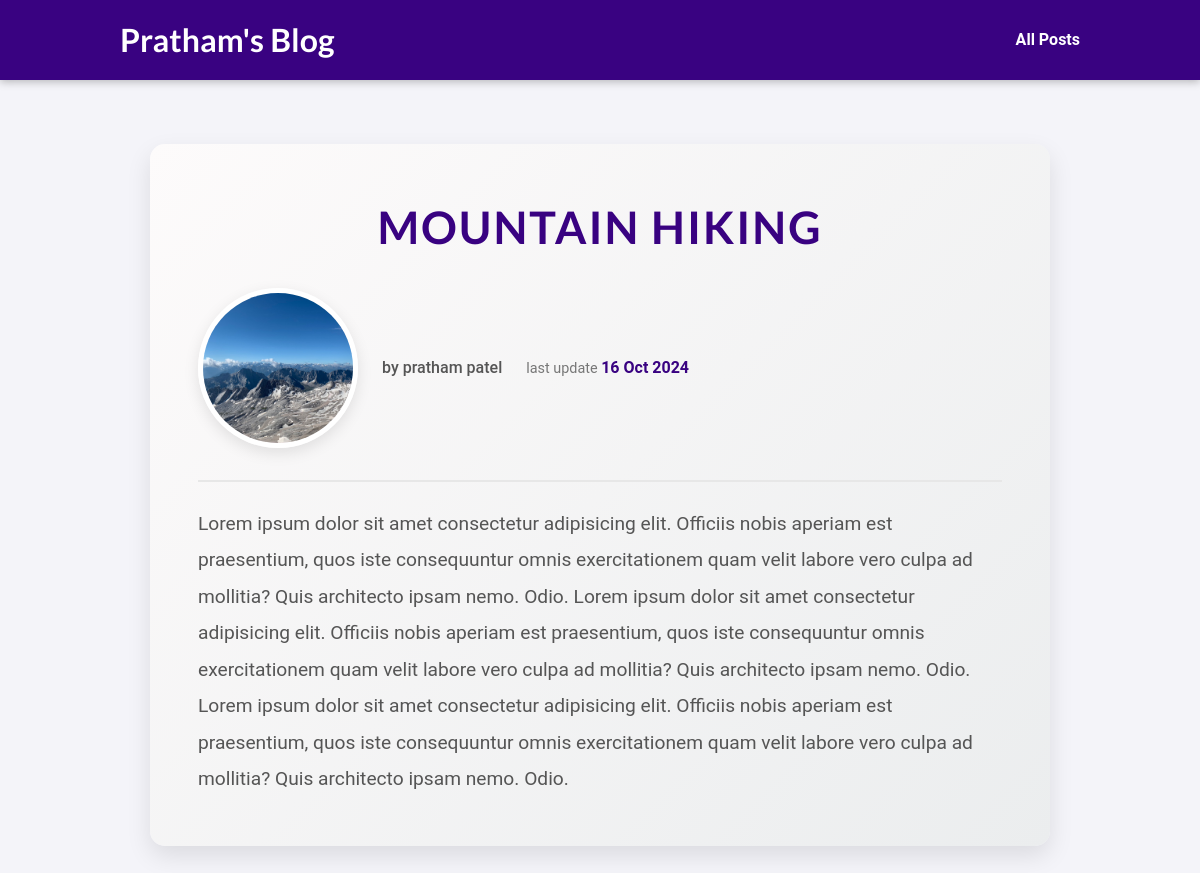
Screenshot of /post/hike-in-the-mountains with the database file from the repository.
### blog/models.py (models this page shows, shortened)
class Posts(models.Model):
    title = models.CharField(max_length=150)
    excerpt = models.CharField(max_length=200)
    imageName = models.CharField(max_length=100)
    date = models.DateField(auto_now=True)
    slug = models.SlugField(unique=True, db_index=True)
    content = models.TextField(validators=[MinLengthValidator(10)])
    author = models.ForeignKey(
        Author, on_delete=models.SET_NULL, null=True, related_name="posts")
    tag = models.ManyToManyField(Tag)

class Author(models.Model):
    first_name = models.CharField(max_length=100)
    last_name = models.CharField(max_length=100)
    email = models.EmailField()
    def fullName(self):
        return f"{self.first_name} {self.last_name}"
    def __str__(self):
        return self.fullName()

### blog/views.py (the view)
# urls.py: path("post/<slug:slug>",views.postsDetails,name="post-details-page")
def postsDetails(request, slug):
    indetify_post = get_object_or_404(Posts,slug=slug)
    return render(request, "blog/post-details.html", {"post": indetify_post})

### blog/templates/blog/post-details.html (shortened to what this page needs)
{% extends 'base.html' %}
{% load static %}
{% block pageStyle %}
  <link rel="stylesheet" href="{% static 'blog/post-details.css' %}" />
{% endblock %}
{% block pageContent %}
    <section id="summary">
        <h2>{{ post.title }}</h2>
        <article>
            <img src="{% static 'blog/images/'|add:post.imageName %}" alt="{{post.title}}">
            <address>by {{post.author}}</address>
            <div>
                last update <time datetime="">{{post.date|date:"d M Y"}}</time>
            </div>
        </article>
        <main>
            {{post.content}}
        </main>
    </section>
{% endblock %}

### templates/base.html (shortened to what this page needs)
{% load static %}
<!DOCTYPE html>
<html lang="en">
<head>
    <link rel="stylesheet" href="{% static 'style.css' %}">
    {% block pageStyle %}{% endblock  %}
</head>
<body>
    <header id="main-navigation">
        <h1><a href="{% url "starting-page" %}">Pratham's Blog</a></h1>
        <nav>
            <a href="{% url "posts-page" %}">All Posts</a>
        </nav>
    </header>
    {% block pageContent %}{% endblock  %}
</body>
</html>

### static/style.css (style rules this page uses)
* { box-sizing: border-box; }
html { font-family: 'Open Sans', 'Lato', sans-serif; }
body { margin: 0; padding: 0; background-color: #f4f4f4; }
h1, h2, h3 { font-family: 'Lato', sans-serif; font-weight: bold; }
#main-navigation { width: 100%; height: 5rem; display: flex; justify-content: space-between; align-items: center; padding: 0 10%; background-color: #282c34; color: white; }
#main-navigation a { text-decoration: none; color: white; font-weight: bold; }
#main-navigation { background-color: #390281; box-shadow: 0 2px 8px rgba(0, 0, 0, 0.25); }

### blog/static/blog/post-details.css (style rules this page uses)
* { margin: 0; padding: 0; box-sizing: border-box; }
body { font-family: 'Roboto', sans-serif; background-color: #f4f4f9; color: #333; line-height: 1.6; }
#summary { background: linear-gradient(135deg, #fdfbfb, #ebedee); padding: 3rem; max-width: 900px; margin: 4rem auto; border-radius: 15px; box-shadow: 0 10px 25px rgba(0, 0, 0, 0.1); transition: transform 0.3s ease-in-out; }
#summary h2 { font-size: 2.8rem; color: #390281; margin-bottom: 1.5rem; text-align: center; font-weight: 700; text-transform: uppercase; letter-spacing: 2px; }
#summary article { display: flex; align-items: center; margin-bottom: 1.8rem; gap: 1.5rem; }
#summary img { width: 160px; height: 160px; object-fit: cover; border-radius: 50%; border: 5px solid #fff; box-shadow: 0 5px 15px rgba(0, 0, 0, 0.1); transition: transform 0.3s ease; }
#summary address { font-style: normal; font-size: 1rem; color: #555; font-weight: 500; }
#summary div { font-size: 0.9rem; color: #777; }
#summary time { color: #390281; font-weight: bold; font-size: 1rem; }
main { font-size: 1.2rem; line-height: 1.9; color: #555; margin-top: 2rem; padding-top: 1.5rem; border-top: 2px solid #e7e7e7; }
a { color: #390281; text-decoration: none; font-weight: 600; transition: color 0.3s ease; }

### rows the page displays
Posts: title "MOUNTAIN HIKING", imageName (picture), author "pratham patel", date "16 Oct 2024", content "Lorem ipsum dolor sit amet consectetur adipisicing elit. Officiis nobis aperiam est praesentium, quos iste consequuntur omnis exercitationem quam velit labore vero culpa ad mollitia? Quis architecto ipsam nemo. Odio. Lorem ipsum dolor sit amet consectetur adipisicing elit. Officiis nobis aperiam est praesentium, quos iste consequuntur omnis exercitationem quam velit labore vero culpa ad mollitia? Quis architecto ipsam nemo. Odio. Lorem ipsum dolor sit amet consectetur adipisicing elit. Officiis nobis aperiam est praesentium, quos iste consequuntur omnis exercitationem quam velit labore vero culpa ad mollitia? Quis architecto ipsam nemo. Odio."
